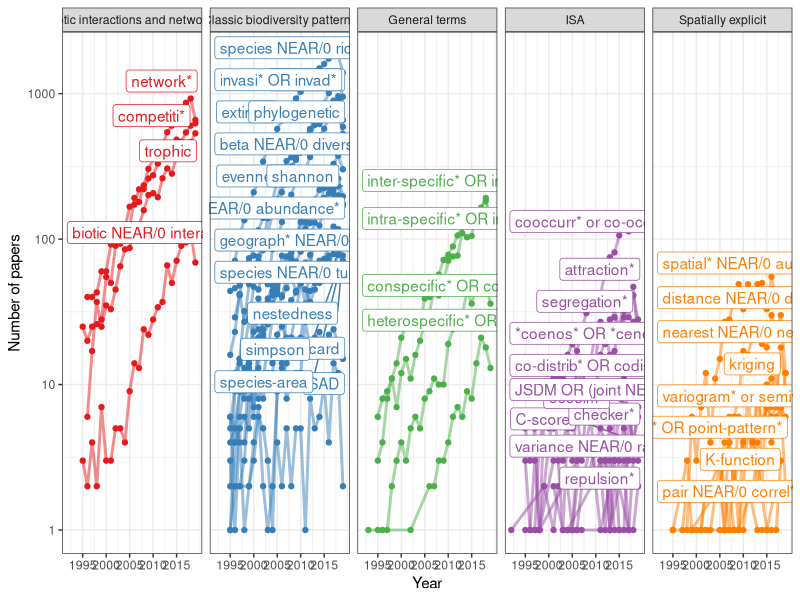

This chart was generated by the following R code:
################################################################################
#
# Code for Figure S1, the analysis of Web of Science trends
#
# Petr Keil
#
################################################################################

library(ggplot2)
library(ggrepel) # for non-overlapping plot labels
library(plyr)
library(gridExtra)

# ------------------------------------------------------------------------------
# read the data
data.WOS <- read.csv("../data/wos_trends.csv")

# export the data for packaging purpose
save(data.WOS, file = "../data/Web_of_Science_search.RData")

dat <- data.WOS # this is what I am going to work with

dat$Type <- as.character(dat$Type)

# ------------------------------------------------------------------------------

# create labels for search terms
labs <- plyr::ddply(.data = dat,
           .fun=summarize,
           .variables="Term",
           Count = max(Count),
           Year = max(Year),
           Type = Type[1])

ISA <- dat[dat$Type == "ISA",]
other <- dat[dat$Type == "other",]
interaction <- dat[dat$Type == "interaction",]

# ------------------------------------------------------------------------------

# plot temporal trends
P.temp <- ggplot(data = dat, aes(x = Year, y = Count)) +
  geom_point(aes(colour = Type)) +
  geom_line(aes(colour = Type, linetype = Term), size = 1, alpha = 0.5) +
  scale_linetype_manual(values=rep(1, times = length(unique(dat$Term)))) +
  scale_y_log10(breaks=c(1,10,100, 1000)) +
  geom_label_repel(data = labs, aes(x = Year, y = Count, label = Term, colour = Type),
                   nudge_x = 0.1)+
  theme_bw()+
  theme(legend.position = "none") +
  scale_colour_brewer(palette = "Set1") +
  scale_x_continuous(breaks=c(1995, 2000, 2005, 2010, 2015)) +
  facet_grid(.~Type) +
  ylab("Number of papers")

# export the plot
pdf("../analyses/figures/WOS_trends.pdf", width=12, height = 7)
 P.temp
dev.off()


